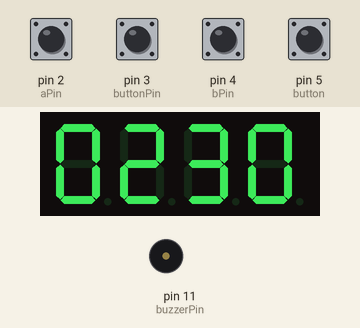
A sketch run on a simulated Arduino Uno, built with avr-gcc and run on an emulated ATmega328P. Shown: 4-digit seven-segment display, buzzer (waves = sounding). Inputs (shaded band) come from the test bench; at power-on: pin 2 (aPin), pin 3 (buttonPin), pin 4 (bPin), pin 5 (button) HIGH. What the sketch prints to the serial monitor is not drawn.

Above: at 1.4 s.
1.5 s: pin 5 (button) pulled LOW for 0.15 s
At 1.8 s:
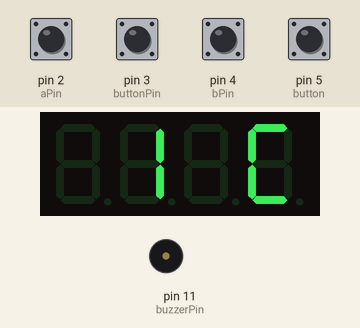
3.5 s: pin 5 (button) pulled LOW for 3.2 s
At 4.06 s:
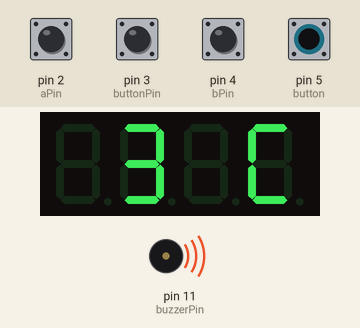
8.2 s: pin 2 (aPin) pulled LOW for 3.2 s
At 11.57 s:
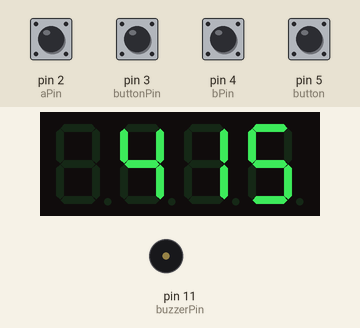
12.0 s: pin 5 (button) pulled LOW for 1 s
At 13.6 s:
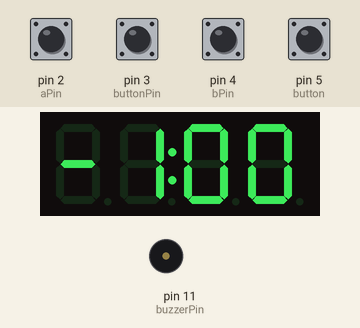
14.5 s: pin 3 (buttonPin) pulled LOW for 0.15 s
At 15.5 s:
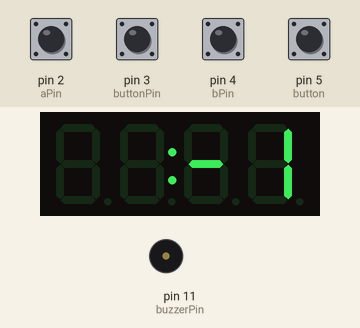
16.2 s: pin 2 (aPin) pulled LOW for 0.15 s
At 17.5 s:
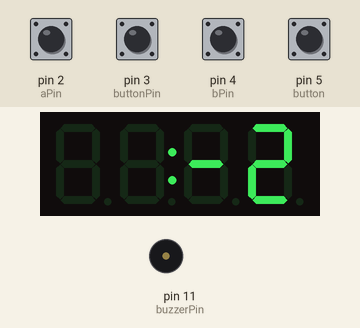
Timing chart, 0 to 18.8 s (numbered marks = the images above; inputs shaded):
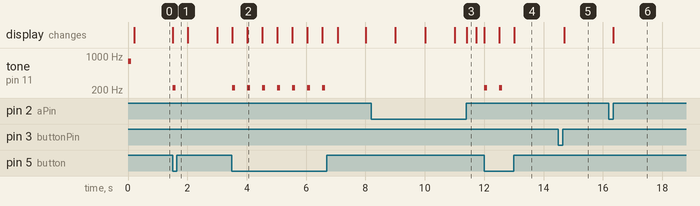

Measured:
- after the input at 1.5 s, tone on pin 11 (buzzerPin): silent → 220 Hz at once, → silent 0.10 s later; the display: changes at once (image 1)
- after the input at 3.5 s, tone on pin 11 (buzzerPin): alternates 220 Hz for 0.10 s and silent for 0.41 s, 14 changes in all, then stays silent, starting at once; the display: first changes at once (image 2 shows a later state)
- after the input at 8.2 s, the display: first differs from a run without the input after 3.2 s (image 3)
- after the input at 12.0 s, tone on pin 11 (buzzerPin): alternates 220 Hz for 0.10 s and silent for 0.41 s, 4 changes in all, then stays silent, starting at once; the display: first changes at once (image 4 shows a later state)
- after the input at 14.5 s, the display: changes after 0.20 s (image 5)
- after the input at 16.2 s, the display: changes after 0.16 s (image 6)
- what the display in image 2 shows lasts 0.5 s, from 4.0 s to 4.5 s

The sketch:

Project_30_Countdown_Timer.ino
```cpp
#include <DS1302.h>
#include <Time.h>
#include <TimeLib.h>
#include <TimerFreeTone.h>
#include <Adafruit_LEDBackpack.h>
#include <Adafruit_GFX.h>
#include <Wire.h>

Adafruit_7segment display = Adafruit_7segment();

int times[] = {5, 10, 15, 20, 25, 30, 35, 40, 45, 100, 130, 200, 230, 300, 330, 400, 430, 500, 530, 600, 700, 800, 900, 1000, 1500, 2000, 3000, 3500, 4000, 4500, 5000, 5500, 6000, 6500, 7000, 7500};
int numTimes = 35;

int buzzerPin = 11;
int aPin = 2;
int bPin = 4;
int buttonPin = 3;
unsigned long lastMillis1;

int change = 0;

int alarm_hour = 0;
int alarm_minute = 0;
int alarm_on = false;

int brightness = 3;

int time_mode = 0;

boolean stopped = true;

int selectedTimeIndex = 12;
int timerMinute;
int timerSecond;

int col = 1;

int button = 5;
int mode = 0;

void setup()
{
  pinMode(buzzerPin, OUTPUT);
  pinMode(buttonPin, INPUT_PULLUP);
  pinMode(aPin, INPUT_PULLUP);
  pinMode(bPin, INPUT_PULLUP);
  pinMode(button, INPUT_PULLUP);
  Serial.begin(9600);
  display.begin(0x70);
  reset();
  display.setBrightness(brightness);
  display.print(0xCCEE, HEX);
  tone(buzzerPin , 779, 100);
  delay(200);

  attachInterrupt(digitalPinToInterrupt(aPin), getEncoderTurn, CHANGE);
}

void loop()
{
  //  int change = getEncoderTurn();
//  getEncoderTurn();
  Serial.println(change);
  if (digitalRead(button) == LOW) {
    noTone(buzzerPin);
    timerSecond = 0;
    timerMinute = 0;
    mode ++;
    stopped = false;
    if (mode > 5) {
      mode = 0;
    } else {

    }


    display.print(0xC, HEX);
    display.writeDigitNum(1, mode);
    display.writeDisplay();
    tone(buzzerPin , 220, 100);
    delay(500);
    display.writeDigitNum(1, 0);
    display.writeDigitNum(2, 0);
    display.writeDigitNum(3, 0);
    display.writeDigitNum(4, 0);
    display.blinkRate(0);
    display.drawColon(true);
    display.writeDisplay();
    noTone(buzzerPin);
    stopped = true;
    //
    //
    //    delay(200);
  }

  if (mode == 0) {
    updateCountingTime();
    updateDisplay();
    if (timerMinute == 0 && timerSecond == 0 && ! stopped)
    {
      tone(buzzerPin, 400);
    }
    else
    {
      noTone(buzzerPin);
    }
    if (digitalRead(buttonPin) == LOW)
    {
      stopped = ! stopped;
      while (digitalRead(buttonPin) == LOW);
    }
//    int change = getEncoderTurn();
    if (change != 0)
    {
      changeSetTime(change);
    }
  } if (mode == 1 ) {


    if (digitalRead(buttonPin) == LOW) {
      stopped = !stopped;
      delay(300);
    }
    //    Serial.println(stopped);
    if (stopped) {

      static unsigned long lastMillis;
      unsigned long m = millis();
      if (m > (lastMillis + 1000))
      {

        if (timerSecond == 59)
        {
          timerSecond = 0;
          timerMinute ++;
        }
        else
        {
          timerSecond ++;
        }
        lastMillis = m;
        if (col == 1) {
          col = 0;
        } else {
          col = 1;
        }
      }
      int timeRemaining =  timerMinute * 100 + timerSecond;
      display.print(timeRemaining, DEC);
      display.drawColon(true);
      display.writeDisplay();
    } else {

    }
  }


  if (mode == 2) {
    unsigned int CTime = 0;
    CTime = CTime + hour() * 100;
    CTime = CTime + minute();

    display.print(CTime, DEC);
    if ((second() % 2) == 0) {
      display.drawColon(true);
    } else {
      display.drawColon(false);
    }
    display.writeDisplay();

    if (change != 0) {
      if (time_mode == 0) {
        setTime(hour(), minute() + change, second(), day(), month(), year());
      } if (time_mode == 1)
        setTime(hour() + change, minute(), second(), day(), month(), year());
    }

    if (digitalRead(buttonPin) == LOW) {
      if (time_mode >= 1) {
        time_mode = 0;
      } else {
        time_mode ++;
      }
      delay(200);
    }

  }

  if (mode == 3)
  {

    if (change != 0)
    {
      brightness = brightness + change;

      if (brightness >= 15) {
        brightness = 15;
      }
      if (brightness <= 0) {
        brightness = 0;
      }

      display.setBrightness(brightness);
      display.print(brightness, DEC);

      display.writeDisplay();


    }
  }


  if (mode == 4) {
    if (digitalRead(buttonPin) == LOW) {
      if (time_mode >= 1) {
        time_mode = 0;
      } else {
        time_mode ++;
      }
      delay(200);
    }
    if (change != 0)
    {

      if (alarm_minute >= 60)
      {
        alarm_minute = 0;
        alarm_hour ++;
      }

      if (alarm_hour >= 24)
      {
        alarm_hour = 0;
      }

      if (alarm_hour < 0)
      {
        alarm_hour = 0;
      }

      if (alarm_minute < 0)
      {
        alarm_minute = 0;
      }

      if (time_mode == 1) {
        alarm_minute  = alarm_minute + change;
      }
      if (time_mode == 0) {
        alarm_hour = alarm_hour + change;
      }

    }
    display.print(alarm_minute + alarm_hour * 100, DEC);
    display.drawColon(true);
    display.writeDisplay();
  }

  if (mode == 5) {

    if (digitalRead(buttonPin) == LOW)
    {
      alarm_on = !alarm_on;
      if (alarm_on) {
        display.print(0xE1, HEX);
      }
      else {
        display.print(0xF0, HEX);
      }
      display.writeDisplay();
      delay(300);
    }

  }

  if ( alarm_minute == minute() && alarm_hour == hour() && alarm_on)
  {
    if (digitalRead(buttonPin) == LOW) {
      alarm_on = false;
    }
    tone(buzzerPin, 1000, 1000);
    mode = 5;
    display.print(0xEFEF, HEX);
    display.drawColon(true);
    display.writeDisplay();
    delay(500);
  }

  //  Serial.println(brightness);
  //  Serial.println(col);
}

void reset()
{
  timerMinute = times[selectedTimeIndex] / 100;
  timerSecond = times[selectedTimeIndex] % 100;
  stopped = true;
  noTone(buzzerPin);
}

void updateDisplay() // mmss
{
  // update I2C display
  int timeRemaining =  timerMinute * 100 + timerSecond;
  if (timeRemaining == 0) {
    display.print(0xFEFE, HEX);
    display.drawColon(true);
  } else {
    display.print(timeRemaining, DEC);
    if (timeRemaining < 1000) {
      display.writeDigitNum(0, 0);
    }
    if (timeRemaining < 100) {
      display.writeDigitNum(0, 0);
      display.writeDigitNum(1, 0);
    }
    if (timeRemaining < 10) {
      display.writeDigitNum(0, 0);
      display.writeDigitNum(1, 0);
      display.writeDigitNum(3, 0);
    }

    if (col == 1) {
      display.drawColon(false);
    } else {
      display.drawColon(true);
    }

    if (timeRemaining < 60 && !stopped) {
      display.blinkRate(2);
    } else {
      display.blinkRate(0);
    }


    if (timeRemaining < 15 && !stopped && !(timeRemaining < 10) && (millis() - lastMillis1 > 1000) && col == 1) {
      TimerFreeTone(buzzerPin, 600, 500);
      lastMillis1 = millis();
      display.writeDigitNum(5, 0, true);
    }
    if (timeRemaining < 10 && !stopped && col == 1 && (millis() - lastMillis1 > 1000)) {
      TimerFreeTone(buzzerPin, 700, 500);
      lastMillis1 = millis();
      display.writeDigitNum(6, 0, true);
    }
    else {
      noTone(buzzerPin);
    }
  }


  //  Serial.println(lastMillis1);
  display.writeDisplay();
}

void updateCountingTime()
{
  if (stopped) return;

  static unsigned long lastMillis;
  unsigned long m = millis();
  if (m > (lastMillis + 1000) && (timerSecond > 0 || timerMinute > 0))
  {

    if (timerSecond == 0)
    {
      timerSecond = 59;
      timerMinute --;
    }
    else
    {
      timerSecond --;
    }
    lastMillis = m;
    if (col == 1) {
      col = 0;
    } else {
      col = 1;
    }
  }
}


void changeSetTime(int change)
{
  selectedTimeIndex += change;
  if (selectedTimeIndex < 0)
  {
    selectedTimeIndex = numTimes;
  }
  else if (selectedTimeIndex > numTimes)
  {
    selectedTimeIndex = 0;
  }
  timerMinute = times[selectedTimeIndex] / 100;
  timerSecond = times[selectedTimeIndex] % 100;
}


int getEncoderTurn()
{
  // return -1, 0, or +1
  static int oldA = LOW;
  static int oldB = LOW;
  int result = 0;
  int newA = digitalRead(aPin);
  int newB = digitalRead(bPin);
  if (newA != oldA || newB != oldB)
  {
    // something has changed
    if (oldA == LOW && newA == HIGH)
    {
      result = -(oldB * 2 - 1);
    }
  }
  oldA = newA;
  oldB = newB;
  change = change + result;
  return result;
}
```
